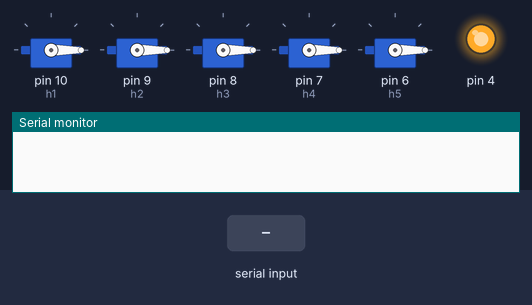
Bench run of a sketch on a simulated Arduino Uno, built with avr-gcc and run on an emulated ATmega328P. Parts: 5 × servo, output pins drawn as LEDs (lit = HIGH), the last lines printed to the serial monitor. The inputs (shaded band) are chosen by the test bench.

Above: at 1.2 s.
1.3 s: "30,150\n" received over Serial
At 2.5 s:
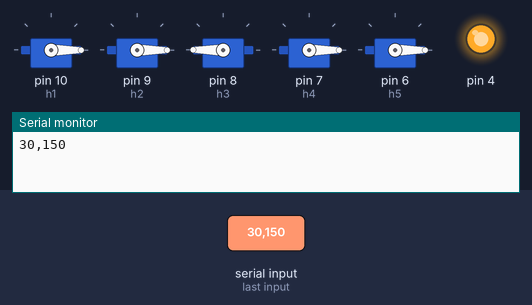
2.8 s: "30,150\n" received over Serial
At 3.9 s:
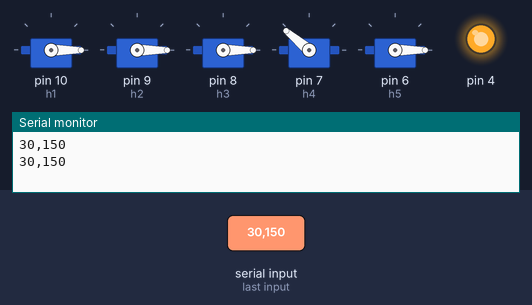
4.3 s: "90,45\n" received over Serial
At 5.0 s:
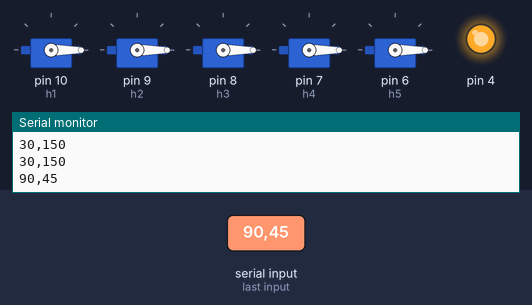
Timing chart, 0 to 7.3 s (numbered marks = the images above; inputs shaded):
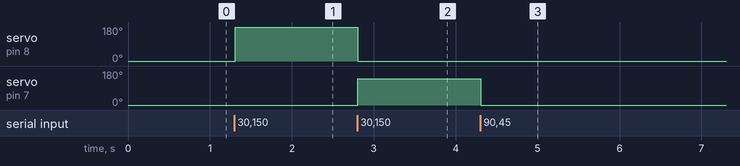

The sketch:

Hardware_ard.ino
```cpp
#include <Servo.h>

#include <SoftwareSerial.h>
SoftwareSerial hc06(2,3);
//hc06.available()
//char c=hc06.read();
#define n 5
#define digits 1

Servo h1;
Servo h2;
Servo h3;
Servo h4;
Servo h5;


int valrec[n];
int slen=n*digits+1;
int count=0;
bool c=false;

String rec;

void rd(){
  //Serial.available();
  while(Serial.available()){
    char c=Serial.read();
    Serial.write(c);
    if(c=='$'){
      c=true;
    }
    if(c){
      if(count<slen){
        rec = String(rec+c);
        count++;
      }
      if(count>=slen){
        for(int i=0;i<n;i++){
          int num=(i*digits)+1;
        valrec[i]=rec.substring(num,num+digits).toInt();
        }
        rec="";
        count=0;
        c=false;
      }
    }
  }
}

void setup() {
  // put your setup code here, to run once:
  Serial.begin(9600);
  h1.attach(10);
  h2.attach(9);
  h3.attach(8);
  h4.attach(7);
  h5.attach(6);
  pinMode(4,OUTPUT);
  digitalWrite(4,HIGH);
}

void loop() {
  // put your main code here, to run repeatedly:
  rd();
  if(valrec[0]==1){h1.write(135);}else{h1.write(0);}
  if(valrec[1]==1){h2.write(180);}else{h2.write(0);}
  if(valrec[2]==1){h3.write(180);}else{h3.write(0);}
  if(valrec[3]==1){h4.write(140);}else{h4.write(0);}
  if(valrec[4]==1){h5.write(135);}else{h5.write(0);}
}
```

Measured:
- after the input at 1.3 s, servo on pin 8 (h3): 0° → 180° at once
- after the input at 2.8 s, servo on pin 8 (h3): 180° → 0° at once; servo on pin 7 (h4): 0° → 140° at once
- after the input at 4.3 s, servo on pin 7 (h4): 140° → 0° at once
